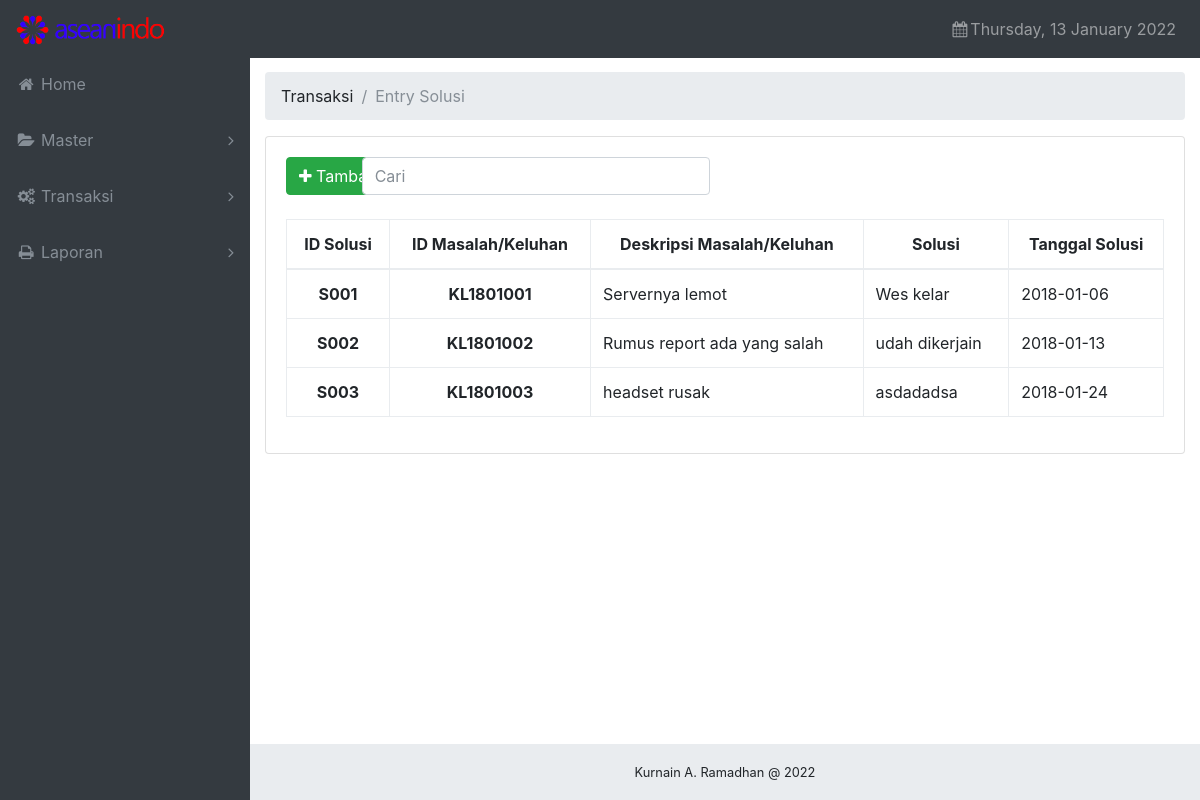
The page /TransSolusi on the database its author committed.
### tables this page shows
CREATE TABLE IF NOT EXISTS `solusi` (
  `IDSolusi` varchar(4) NOT NULL COMMENT 'Format: S999',
  `Deskripsi` varchar(500) DEFAULT NULL,
  `TglSolusi` date DEFAULT NULL,
  `StatusKonfirmasi` varchar(1) DEFAULT NULL COMMENT 'Format: 1=Sudah Diinformasikan Kepada Klien',
  `IDKeluhan` varchar(9) NOT NULL COMMENT 'Format: KLYYMM999',
  PRIMARY KEY (`IDSolusi`,`IDKeluhan`)
);

CREATE TABLE IF NOT EXISTS `keluhan` (
  `IDKeluhan` varchar(9) NOT NULL COMMENT 'Format: KLYYMM999',
  `TglKeluhan` datetime DEFAULT NULL,
  `Deskripsi` varchar(500) DEFAULT NULL,
  `StatusKeluhan` varchar(1) DEFAULT NULL COMMENT 'Format: 1=eskalasi, 2=dalam proses, 3=selesai',
  `JenisKeluhan` varchar(1) DEFAULT NULL COMMENT 'Format: 1=IT Operasional; 2=Sistem Bermasalah; 3=Umum;',
  `TglKonfirmasi` date DEFAULT NULL,
  `IDDivisi` varchar(4) DEFAULT NULL COMMENT 'Format: D999',
  `IDTM` varchar(4) DEFAULT NULL COMMENT 'Format: T999',
  `IDPegawai` varchar(4) DEFAULT NULL COMMENT 'Format: P999',
  `IDKlien` varchar(9) DEFAULT NULL COMMENT 'Format: PRYYMM999',
  PRIMARY KEY (`IDKeluhan`),
  KEY `IDDivisi` (`IDDivisi`),
  KEY `IDTM` (`IDTM`),
  KEY `IDPegawai` (`IDPegawai`),
  KEY `IDKlien` (`IDKlien`)
);

### application/libraries/Template.php (called while the page is built)
<?php
	Class Template
	{
		Private $CI;
		Var $template_data = array();
		Public Function __Construct()
		{
			$this -> CI =& get_instance();
		}
		Public Function set($content_area, $value)
		{
			$this -> template_data[$content_area] = $value;
		}
		Public Function load($template = '', $name ='', $view = '' , $view_data = array(), $return = FALSE)
		{
			$this -> set($name , $this->CI->load->view($view, $view_data, TRUE));
			$this -> CI -> load ->view('layouts/'.$template, $this->template_data);
		}
	}
?>

### application/controllers/TransSolusi.php (called while the page is built, shortened)
<?php
	Class TransSolusi Extends CI_Controller
	{
		Public Function Index()
		{
			$data['DaftarSolusi'] = $this -> M_TransSolusi -> DaftarSolusi();
			$this->template->load('default_layout', 'contents' , 'transaksi/solusi/solusi-list', $data);
		}
	}
?>

### index.php (called while the page is built, shortened)
<?php
require_once BASEPATH.'core/CodeIgniter.php';

### application/models/M_TransSolusi.php (called while the page is built, shortened)
<?php
	Class M_TransSolusi Extends CI_Model
	{
		Public Function DaftarSolusi()
		{
			$user = array();
			$sql = "SELECT
						a.IDSolusi, a.IDKeluhan, b.Deskripsi, a.Deskripsi AS Solusi, a.TglSolusi
					FROM solusi a
						INNER JOIN keluhan b ON a.IDKeluhan = b.IDKeluhan";
			$qry = $this->db->query($sql);
			if($qry->num_rows() > 0)
			{
				foreach($qry->result_array() as $rows)
				{
					$user[$rows['IDSolusi']] = $rows;
				}
			}
			return $user;
		}
	}
?>

### application/views/transaksi/solusi/solusi-list.php (the view, shortened to what this page needs)
<div class="container-fluid">
	<ol class="breadcrumb">
		<li class="breadcrumb-item">Transaksi</li>
		<li class="breadcrumb-item active">Entry Solusi</li>
	</ol>
	<div class="card mb-3">
		<div class="card-body">
			<div class="row">
				<div class="col-sm-1">
					<button type="button" id="btn_tambah" class="btn btn-success" style="cursor:pointer;"><i class="fa fa-plus"></i> Tambah</button>
				</div>
				<div class="col-sm-5">
					<input class="form-control" id="CariSolusi" type="text" placeholder="Cari" autofocus>
				</div>
			</div>
			<br/>
			<div class="row">
				<div class="col-lg-12">
					<table class="table table-bordered" width="100%" cellspacing="0">
						<thead>
							<tr align="center">
								<th>ID Solusi</th>
								<th>ID Masalah/Keluhan</th>
								<th>Deskripsi Masalah/Keluhan</th>
								<th>Solusi</th>
								<th>Tanggal Solusi</th>
							</tr>
						</thead>
						<tbody id="data-solusi">
							<?php foreach($DaftarSolusi as $data => $rows) : ?>
							<tr>
								<td style="text-align: center; font-weight: bold;"><?php echo $rows['IDSolusi']; ?></td>
								<td style="text-align: center; font-weight: bold;"><?php echo $rows['IDKeluhan']; ?></td>
								<td><?php echo $rows['Deskripsi']; ?></td>
								<td><?php echo $rows['Solusi']; ?></td>
								<td><?php echo $rows['TglSolusi']; ?></td>
							</tr>
							<?php endforeach; ?>
						</tbody>
					</table>
				</div>
			</div>
		</div>
	</div>
</div>

### assets/css/sb-admin.css (style rules this page uses)
html { position: relative; min-height: 100%; }
body { overflow-x: hidden; }
body.sticky-footer { margin-bottom: 56px; }
body.fixed-nav { padding-top: 56px; }
.btn-group-vertical>.btn-group:after,.btn-group-vertical>.btn-group:before,.btn-toolbar:after,.btn-toolbar:before,.clearfix:after,.clearfix:before,.container-fluid:after,.container-fluid:before,.container:after,.container:before,.dl-horizontal dd:after,.dl-horizontal dd:before,.form-horizontal .form-group:after,.form-horizontal .form-group:before,.modal-footer:after,.modal-footer:before,.modal-header:after,.modal-header:before,.nav:after,.nav:before,.navbar-collapse:after,.navbar-collapse:before,.navbar-header:after,.navbar-header:before,.navbar:after,.navbar:before,.pager:after,.pager:before,.panel-body:after,.panel-body:before,.row:after,.row:before { display:table; content:" " }
.btn-group-vertical>.btn-group:after,.btn-toolbar:after,.clearfix:after,.container-fluid:after,.container:after,.dl-horizontal dd:after,.form-horizontal .form-group:after,.modal-footer:after,.modal-header:after,.nav:after,.navbar-collapse:after,.navbar-header:after,.navbar:after,.pager:after,.panel-body:after,.row:after { clear:both }

### rows shown on the page
solusi: IDSolusi "S001", IDKeluhan "KL1801001", IDKeluhan.Deskripsi "Servernya lemot", Deskripsi "Wes kelar", TglSolusi "2018-01-06"
solusi: IDSolusi "S002", IDKeluhan "KL1801002", IDKeluhan.Deskripsi "Rumus report ada yang salah", Deskripsi "udah dikerjain", TglSolusi "2018-01-13"
solusi: IDSolusi "S003", IDKeluhan "KL1801003", IDKeluhan.Deskripsi "headset rusak", Deskripsi "asdadadsa", TglSolusi "2018-01-24"
